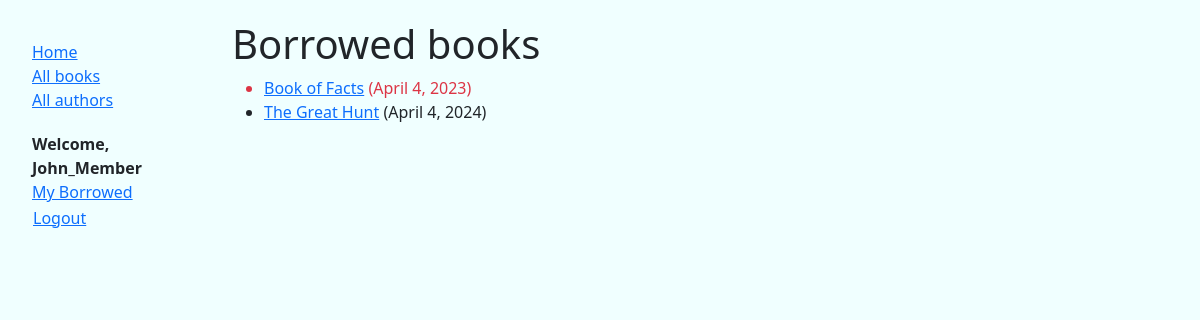
/catalog/mybooks/ (signed in), run on the app's committed database.
### catalog/models.py (models this page shows, shortened)
class BookInstance(models.Model):
    id = models.UUIDField(primary_key=True, default=uuid.uuid4,
                          help_text="Unique ID for this particular book across whole library")
    book = models.ForeignKey('Book', on_delete=models.RESTRICT, null=True)
    imprint = models.CharField(max_length=200)
    due_back = models.DateField(null=True, blank=True)
    borrower = models.ForeignKey(settings.AUTH_USER_MODEL, on_delete=models.SET_NULL, null=True, blank=True)
    @property
    def is_overdue(self):
        return bool(self.due_back and date.today() > self.due_back)
    LOAN_STATUS = (
        ('m', 'Maintenance'),
        ('o', 'On loan'),
        ('a', 'Available'),
        ('r', 'Reserved'),
    )
    status = models.CharField(
        max_length=1,
        choices=LOAN_STATUS,
        blank=True,
        default='m',
        help_text='Book availability',
    )
    class Meta:
        ordering = ['due_back']

class Book(models.Model):
    title = models.CharField(max_length=200)
    author = models.ForeignKey('Author', on_delete=models.RESTRICT, null=True)
    summary = models.TextField(
        max_length=1000, help_text="Enter a brief description of the book")
    isbn = models.CharField('ISBN', max_length=13,
                            unique=True,
                            help_text='13 Character <a href="https://www.isbn-international.org/content/what-isbn'
                                      '">ISBN number</a>')
    genre = models.ManyToManyField(
        Genre, help_text="Select a genre for this book")
    def display_genre(self):
        """Create a string for the Genre. This is required to display genre in Admin."""
        return ', '.join(genre.name for genre in self.genre.all()[:3])
    display_genre.short_description = 'Genre'

### catalog/views.py (the view)
# urls.py: path('mybooks/', views.LoanedBooksByUserListView.as_view(), name='my-borrowed'),
class LoanedBooksByUserListView(LoginRequiredMixin,generic.ListView):
    model = BookInstance
    template_name = 'catalog/bookinstance_list_borrowed_user.html'
    paginate_by = 10
    def get_queryset(self):
        return (
            BookInstance.objects.filter(borrower=self.request.user)
            .filter(status__exact='o')
            .order_by('due_back')
        )

### catalog/templates/catalog/bookinstance_list_borrowed_user.html
{% extends "base_generic.html" %}
{% block content %}
    <h1>Borrowed books</h1>
    {% if bookinstance_list %}
    <ul>
      {% for bookinst in bookinstance_list %}
      <li class="{% if bookinst.is_overdue %}text-danger{% endif %}">
        <a href="{% url 'book-detail' bookinst.book.pk %}">{{ bookinst.book.title }}</a> ({{ bookinst.due_back }})
      </li>
      {% endfor %}
    </ul>
    {% else %}
      <p>There are no books borrowed.</p>
    {% endif %}
{% endblock %}

### catalog/templates/base_generic.html (shortened to what this page needs)
<!DOCTYPE html>
<html lang="en">
  <head>
    <link href="https://cdn.jsdelivr.net/npm/bootstrap@5.3.3/dist/css/bootstrap.min.css"
      rel="stylesheet"
>
    {% load static %}
    <link rel="stylesheet" href="{% static 'css/styles.css' %}" />
  </head>
  <body>
    <div class="container-fluid">
      <div class="row">
        <div class="col-sm-2">
          {% block sidebar %}
            <ul class="sidebar-nav">
                <li><a href="{% url 'index' %}">Home</a></li>
                <li><a href="{% url 'books' %}">All books</a></li>
                <li><a href="{% url 'authors' %}">All authors</a></li>
            </ul>
            {% if user.is_authenticated %}
            <ul class="sidebar-nav">
     <b>Welcome, {{ user.get_username }}</b>
     <li><a href="{% url 'my-borrowed' %}">My Borrowed</a></li>
     <li>
       <form id="logout-form" method="post" action="{% url 'admin:logout' %}">
         <button type="submit" class="btn btn-link">Logout</button>
       </form>
     </li>
   {% else %}
     <li><a href="{% url 'login' %}?next={{ request.path }}">Login</a></li>
     </ul>
   {% endif %}
          {% endblock %}
        </div>
        <div class="col-sm-10 ">{% block content %}{% endblock %}
        </div>
      </div>
    </div>
  </body>
</html>

### catalog/static/css/styles.css (style rules this page uses)
.sidebar-nav { margin-top: 20px; padding: 0; list-style: none; }
#logout-form { display: inline; }
#logout-form button { padding: 0; margin: 0; }
.container-fluid { margin: 20px; }
body { background-color: azure !important; }

### data on the page
BookInstance: book "Book of Facts", due_back "April 4, 2023"
BookInstance: book "The Great Hunt", due_back "April 4, 2024"

### other printed values
{{ user.get_username }} "John_Member"
